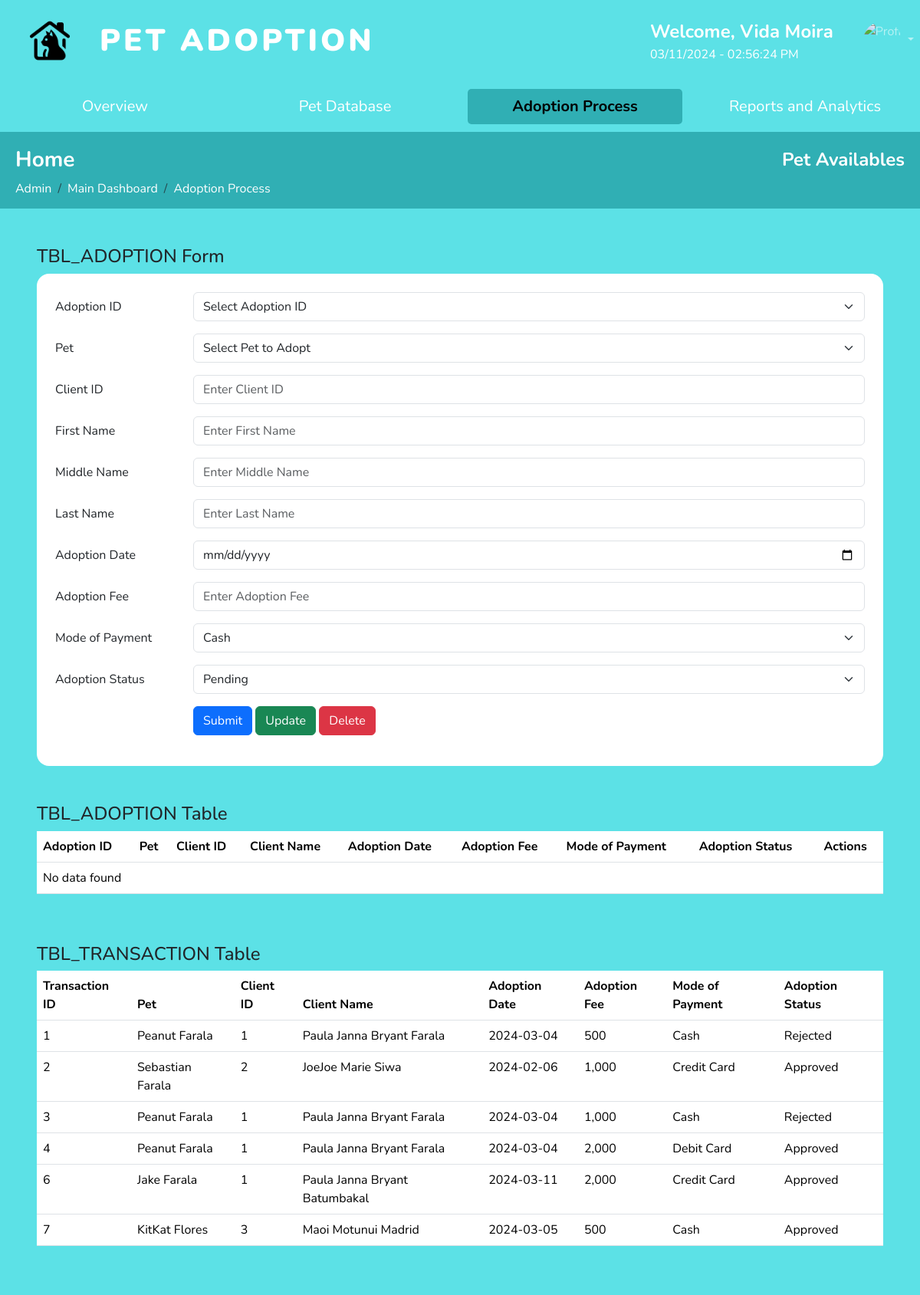
/adoptionProcess.php (signed in), run on the app's committed database.
### tables this page shows
CREATE TABLE `tbl_transaction` (
  `TRANSACTION_ID` int(11) NOT NULL,
  `PET_ID` int(11) NOT NULL,
  `CLIENT_ID` int(11) NOT NULL,
  `CLIENT_FNAME` varchar(255) NOT NULL,
  `CLIENT_MNAME` varchar(255) NOT NULL,
  `CLIENT_LNAME` varchar(255) NOT NULL,
  `ADOPTION_DATE` varchar(255) NOT NULL,
  `ADOPTION_FEE` varchar(255) NOT NULL,
  `MODE_OF_PAYMENT` varchar(255) NOT NULL,
  `ADOPTION_STATUS` varchar(255) NOT NULL,
  `CREATED_BY` varchar(255) NOT NULL,
  `MODIFIED_BY` varchar(255) NOT NULL
);

### adoptionProcess.php (the view, shortened to what this page needs)
<?php
$userType = $_SESSION["usertype"];
include_once "database.php";
?>
<!DOCTYPE html>
<html lang="en">
<head>
    <link href="https://cdn.jsdelivr.net/npm/bootstrap@5.3.2/dist/css/bootstrap.min.css" rel="stylesheet">
    <link rel="stylesheet" href="https://cdnjs.cloudflare.com/ajax/libs/font-awesome/5.15.3/css/all.min.css" />
    <link rel="stylesheet" href="https://cdnjs.cloudflare.com/ajax/libs/font-awesome/5.15.3/css/all.min.css" />
    <link href="https://cdn.jsdelivr.net/npm/bootstrap@5.3.2/dist/css/bootstrap.min.css" rel="stylesheet">
    <link rel="stylesheet" href="home.css">
</head>
<body onload=display_ct(); style = "Overflow-X: hidden;">
  <nav class="navbar navbar-expand-lg navbar-dark">
    <div class="container">
      <a class="navbar-brand fs-1 text-uppercase" id href="#"><img src="petLogo.png" alt="LOGO" id="logo">Pet Adoption</a>
            <ul class="navbar-nav justify-content-end flex-grow-1 pe-3">
                <li class="nav-item d-flex flex-column" style="display: inline-flex; justify-content: center; align-items: right;">
                    <span style="padding-right: 15px;" class="fs-4 fw-bold text-white">
                    Welcome, <?php echo ucfirst($_SESSION['FIRST_NAME']);?>
                  </span>
                    <span id='ct7' class="text-white" style="background-color: none"></span>
                </li>
            </ul>
            <ul class="navbar-nav ms-auto mb-2 mb-lg-0 profile-menu">
                <li class="nav-item dropdown">
                    <a class="nav-link dropdown-toggle" href="#" id="navbarDropdown" role="button" data-bs-toggle="dropdown" aria-expanded="false">
                    <div class="profile-pic">
                        <img src="https://source.unsplash.com/250x250?girl" alt="Profile Picture">
                    </div>
                    </a>
                </li>
            </ul>
    </div>
  </nav>
  <nav class="nav justify-content-center d-flex align-items-center">
    <a class="nav-link text-white fs-5 text-center flex-column flex-grow-1" href="homeAdminVol.php">Overview</a>
    <a class="nav-link text-white fs-5 text-center flex-column flex-grow-1" href="petDatabase.php">Pet Database</a>
    <a class="nav-link text-white active fs-5 text-center flex-column flex-grow-1" href="adoptionProcess.php">Adoption Process</a>
    <a class="nav-link text-white fs-5 text-center flex-column flex-grow-1" href="export.php">Reports and Analytics</a>
</nav>
    <div class="container" style="background: #5CE1E6;">
        <header>
            <div style="display: flex; justify-content: space-between; align-items: center;">
                <h3 class="fw-bold">Home</h3>
                <h4 class="fw-bold text-white">Pet Availables</h4>
            </div>
            <nav aria-label="breadcrumb" class="bg-transparent">
                <ol class="breadcrumb">
                  <li class="breadcrumb-item"><a href="#" class = "text-white" style = "text-decoration: none;">Admin</a></li>
                  <li class="breadcrumb-item"><a href="#" class = "text-white" style = "text-decoration: none;">Main Dashboard</a></li>
                  <li class="breadcrumb-item"><a href="#" class = "text-white" style = "text-decoration: none;">Adoption Process</a></li>
                </ol>
              </nav>
        </header>
    <div class="container p-lg-5">
        <h4>TBL_ADOPTION Form</h4>
        <form action="<?php echo htmlspecialchars($_SERVER["PHP_SELF"]); ?>" method="post" class="bg-white p-4 rounded-4">
                <div class="row mb-3">
                    <label for="adoptionId" class="col-sm-2 col-form-label">Adoption ID</label>
                    <div class="col-sm-10">
                        <select class="form-select" id="adoptionId" name="adoptionId">
                            <option selected disabled>Select Adoption ID</option>
                        </select>
                    </div>
                </div>
                <div class="row mb-3">
                    <label for="petId" class="col-sm-2 col-form-label">Pet</label>
                    <div class="col-sm-10">
                        <select class="form-select" id="petId" name="petId">
                            <option selected disabled>Select Pet to Adopt</option>
                        </select>
                    </div>
                </div>
                <div class="row mb-3">
                    <label for="clientId" class="col-sm-2 col-form-label">Client ID</label>
                    <div class="col-sm-10">
                        <input type="text" class="form-control" id="clientId" name="clientId" placeholder="Enter Client ID" value="<?php echo isset($_POST['clientId']) ? $_POST['clientId'] : ''; ?>">
                    </div>
                </div>
                <div class="row mb-3">
                    <label for="clientFName" class="col-sm-2 col-form-label">First Name</label>
                    <div class="col-sm-10">
                        <input type="text" class="form-control" id="clientFName" name="clientFName" placeholder="Enter First Name" value="<?php echo isset($_POST['clientFName']) ? $_POST['clientFName'] : ''; ?>">
                    </div>
                </div>
                <div class="row mb-3">
                    <label for="clientMName" class="col-sm-2 col-form-label">Middle Name</label>
                    <div class="col-sm-10">
                        <input type="text" class="form-control" id="clientMName" name="clientMName" placeholder="Enter Middle Name" value="<?php echo isset($_POST['clientMName']) ? $_POST['clientMName'] : ''; ?>">
                    </div>
                </div>
                <div class="row mb-3">
                    <label for="clientLName" class="col-sm-2 col-form-label">Last Name</label>
                    <div class="col-sm-10">
                        <input type="text" class="form-control" id="clientLName" name="clientLName" placeholder="Enter Last Name" value="<?php echo isset($_POST['clientLName']) ? $_POST['clientLName'] : ''; ?>">
                    </div>
                </div>
                <div class="row mb-3">
                    <label for="adoptionDate" class="col-sm-2 col-form-label">Adoption Date</label>
                    <div class="col-sm-10">
                        <input type="date" class="form-control" id="adoptionDate" name="adoptionDate" value="<?php echo isset($_POST['adoptionDate']) ? $_POST['adoptionDate'] : ''; ?>">
                    </div>
                </div>
                <div class="row mb-3">
                    <label for="adoptionFee" class="col-sm-2 col-form-label">Adoption Fee</label>
                    <div class="col-sm-10">
                        <input type="text" class="form-control" id="adoptionFee" name="adoptionFee" placeholder="Enter Adoption Fee" value="<?php echo isset($_POST['adoptionFee']) ? $_POST['adoptionFee'] : ''; ?>">
                    </div>
                </div>
                <div class="row mb-3">
                    <label for="modeOfPayment" class="col-sm-2 col-form-label">Mode of Payment</label>
                    <div class="col-sm-10">
                        <select class="form-select" id="modeOfPayment" name="modeOfPayment">
                            <option value="Cash" <?php if (isset($_POST['modeOfPayment']) && $_POST['modeOfPayment'] == 'Cash') echo 'selected'; ?>>Cash</option>
                        </select>
                    </div>
                </div>
                <div class="row mb-3">
                    <label for="adoptionStatus" class="col-sm-2 col-form-label">Adoption Status</label>
                    <div class="col-sm-10">
                        <select class="form-select" id="adoptionStatus" name="adoptionStatus">
                            <option value="Pending">Pending</option>
                        </select>
                    </div>
                </div>
                <div class="row mb-3">
                    <div class="col-sm-2"></div>
                    <div class="col-sm-10">
                        <button type="submit" class="btn btn-primary" name="adoptionSave">Submit</button>
                        <button type="submit" class="btn btn-success" name="adoptionUpdate">Update</button>
                        <?php if ($userType !== '3') : ?>
                            <button type="submit" class="btn btn-danger" name="adoptionDelete">Delete</button>
                        <?php else : ?>
                            <button type="button" class="btn btn-danger" disabled>Delete</button>
                        <?php endif; ?>
                    </div>
                </div>
            </form>
        </div>
<div class="container ps-5 pe-5 pb-5">
    <h4>TBL_ADOPTION Table</h4>
    <table class="table">
        <thead>
            <tr>
                <th scope="col">Adoption ID</th>
                <th scope="col">Pet</th>
                <th scope="col">Client ID</th>
                <th scope="col">Client Name</th>
                <th scope="col">Adoption Date</th>
                <th scope="col">Adoption Fee</th>
                <th scope="col">Mode of Payment</th>
                <th scope="col">Adoption Status</th>
                <th scope="col">Actions</th>
            </tr>
        </thead>
        <tbody>
            <?php
            $sql = "SELECT A.ADOPTION_ID, A.PET_ID, A.CLIENT_ID, A.CLIENT_FNAME, A.CLIENT_MNAME, A.CLIENT_LNAME,
            A.ADOPTION_DATE, A.ADOPTION_FEE, A.MODE_OF_PAYMENT, A.ADOPTION_STATUS,
            A.CREATED_BY, A.MODIFIED_BY,
            CONCAT(P.FIRST_NAME, ' ', P.LAST_NAME) AS PET_NAME
            FROM TBL_ADOPTION A
            INNER JOIN TBL_PET P ON A.PET_ID = P.PET_ID";
            $result = mysqli_query($conn, $sql);
            if (mysqli_num_rows($result) > 0) {
                while ($row = mysqli_fetch_assoc($result)) {
                    echo "<tr>";
                    echo "<td>" . $row['ADOPTION_ID'] . "</td>";
                    echo "<td>" . $row['PET_NAME'] . "</td>";
                    echo "<td>" . $row['CLIENT_ID'] . "</td>";
                    echo "<td>" . $row['CLIENT_FNAME'] . " " . $row['CLIENT_MNAME'] . " " . $row['CLIENT_LNAME'] . "</td>";
                    echo "<td>" . $row['ADOPTION_DATE'] . "</td>";
                    echo "<td>" . $row['ADOPTION_FEE'] . "</td>";
                    echo "<td>" . $row['MODE_OF_PAYMENT'] . "</td>";
                    echo "<td>" . $row['ADOPTION_STATUS'] . "</td>";
                    echo "<td>
                            <form action='".htmlspecialchars($_SERVER["PHP_SELF"])."' method='post' class='text-left'>
                                <input type='hidden' name='adoptionId' value='".$row['ADOPTION_ID']."'>
                                <button type='submit' name='approve' class='btn btn-success btn-sm' style='width:70px;'>Approve</button>
                                <button type='submit' name='reject' class='btn btn-danger btn-sm' style='width:70px;'>Reject</button>
                            </form>
                          </td>";
                    echo "</tr>";
                }
            } else {
                echo "<tr><td colspan='12'>No data found</td></tr>";
            }
            ?>
        </tbody>
    </table>
</div>
<div class="container ps-5 pe-5 pb-5">
    <h4>TBL_TRANSACTION Table</h4>
    <table class="table">
        <thead>
            <tr>
                <th scope="col">Transaction ID</th>
                <th scope="col">Pet</th>
                <th scope="col">Client ID</th>
                <th scope="col">Client Name</th>
                <th scope="col">Adoption Date</th>
                <th scope="col">Adoption Fee</th>
                <th scope="col">Mode of Payment</th>
                <th scope="col">Adoption Status</th>
            </tr>
        </thead>
        <tbody>
            <?php
            $sql = "SELECT T.TRANSACTION_ID, T.PET_ID, T.CLIENT_ID, T.CLIENT_FNAME, T.CLIENT_MNAME, T.CLIENT_LNAME,
            T.ADOPTION_DATE, T.ADOPTION_FEE, T.MODE_OF_PAYMENT, T.ADOPTION_STATUS,
            T.CREATED_BY, T.MODIFIED_BY,
            CONCAT(P.FIRST_NAME, ' ', P.LAST_NAME) AS PET_NAME
            FROM TBL_TRANSACTION T
            INNER JOIN TBL_PET P ON T.PET_ID = P.PET_ID";
            $result = mysqli_query($conn, $sql);
            if (mysqli_num_rows($result) > 0) {
                while ($row = mysqli_fetch_assoc($result)) {
                    echo "<tr>";
                    echo "<td>" . $row['TRANSACTION_ID'] . "</td>";
                    echo "<td>" . $row['PET_NAME'] . "</td>";
                    echo "<td>" . $row['CLIENT_ID'] . "</td>";
                    echo "<td>" . $row['CLIENT_FNAME'] . " " . $row['CLIENT_MNAME'] . " " . $row['CLIENT_LNAME'] . "</td>";
                    echo "<td>" . $row['ADOPTION_DATE'] . "</td>";
                    echo "<td>" . $row['ADOPTION_FEE'] . "</td>";
                    echo "<td>" . $row['MODE_OF_PAYMENT'] . "</td>";
                    echo "<td>" . $row['ADOPTION_STATUS'] . "</td>";
                    echo "</tr>";
                }
            } else {
                echo "<tr><td colspan='10'>No data found</td></tr>";
            }
            ?>
        </tbody>
    </table>
</div>
    </div>
</body>
</html>

### home.css (style rules this page uses)
* { box-sizing: border-box; padding: 0; margin: 0; font-family: 'Nunito', sans-serif; }
body { background: white; }
nav { background-color: #5CE1E6 !important; }
.navbar-brand { font-weight: 900; display: flex; justify-content: center; align-items: center; letter-spacing: 4px; }
#logo { height: 80px; width: 130px; }
.profile-pic { display: inline-block; vertical-align: middle; width: 50px; height: 50px; overflow: hidden; border-radius: 50%; }
.profile-pic img { width: 100%; height: auto; object-fit: cover; }
header { height: 100px; padding: 20px; background-color: #30AFB4; }
header h3, p { color: white; }
.container { padding: 0; margin: 0 auto; max-width: 100%; }

### adoptionProcess.php (style rules this page uses)
nav > a { border-radius: 5px; margin: 10px; width: 170px !important; }
nav > .active { color: black !important; font-weight: bold; background: #30AFB4; }

### data on the page
tbl_transaction: TRANSACTION_ID "1", PET_NAME "Peanut Farala", CLIENT_ID "1", CLIENT_FNAME "Paula Janna", CLIENT_MNAME "Bryant", CLIENT_LNAME "Farala", ADOPTION_DATE "2024-03-04", ADOPTION_FEE "500", MODE_OF_PAYMENT "Cash", ADOPTION_STATUS "Rejected"
tbl_transaction: TRANSACTION_ID "2", PET_NAME "Sebastian Farala", CLIENT_ID "2", CLIENT_FNAME "JoeJoe", CLIENT_MNAME "Marie", CLIENT_LNAME "Siwa", ADOPTION_DATE "2024-02-06", ADOPTION_FEE "1,000", MODE_OF_PAYMENT "Credit Card", ADOPTION_STATUS "Approved"
tbl_transaction: TRANSACTION_ID "3", PET_NAME "Peanut Farala", CLIENT_ID "1", CLIENT_FNAME "Paula Janna", CLIENT_MNAME "Bryant", CLIENT_LNAME "Farala", ADOPTION_DATE "2024-03-04", ADOPTION_FEE "1,000", MODE_OF_PAYMENT "Cash", ADOPTION_STATUS "Rejected"
tbl_transaction: TRANSACTION_ID "4", PET_NAME "Peanut Farala", CLIENT_ID "1", CLIENT_FNAME "Paula Janna", CLIENT_MNAME "Bryant", CLIENT_LNAME "Farala", ADOPTION_DATE "2024-03-04", ADOPTION_FEE "2,000", MODE_OF_PAYMENT "Debit Card", ADOPTION_STATUS "Approved"
tbl_transaction: TRANSACTION_ID "6", PET_NAME "Jake Farala", CLIENT_ID "1", CLIENT_FNAME "Paula Janna", CLIENT_MNAME "Bryant", CLIENT_LNAME "Batumbakal", ADOPTION_DATE "2024-03-11", ADOPTION_FEE "2,000", MODE_OF_PAYMENT "Credit Card", ADOPTION_STATUS "Approved"
tbl_transaction: TRANSACTION_ID "7", PET_NAME "KitKat Flores", CLIENT_ID "3", CLIENT_FNAME "Maoi", CLIENT_MNAME "Motunui", CLIENT_LNAME "Madrid", ADOPTION_DATE "2024-03-05", ADOPTION_FEE "500", MODE_OF_PAYMENT "Cash", ADOPTION_STATUS "Approved"

### other printed values
$_SESSION['FIRST_NAME'] "Vida Moira"
